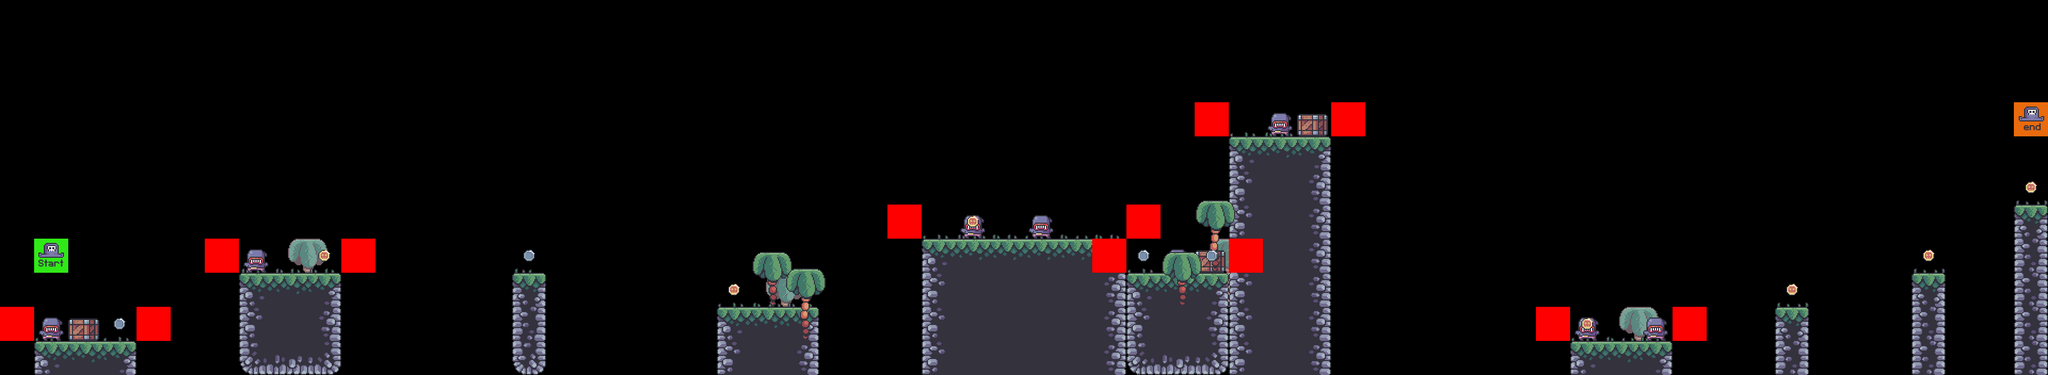

Tiled map render using the project's own tile images. Description and the map definition, with tile-layer contents summarised, below:
An orthogonal 60x11 tile map with 64x64 px tiles, 9 tile layers (bg_palms, terrain, grass, crates, ...), 7 tilesets.

<map version="1.10" tiledversion="1.11.0" orientation="orthogonal" renderorder="right-down" width="60" height="11" tilewidth="64" tileheight="64" infinite="0" nextlayerid="16" nextobjectid="1">
 <tileset firstgid="1" source="../tilesets/terrain_tiles.tsx" />
 <tileset firstgid="17" source="../tilesets/coin_tiles.tsx" />
 <tileset firstgid="19" source="../tilesets/grass_tiles.tsx" />
 <tileset firstgid="24" source="../tilesets/palms.tsx" />
 <tileset firstgid="27" source="../tilesets/crates.tsx" />
 <tileset firstgid="28" source="../tilesets/player_tiles.tsx" />
 <tileset firstgid="30" source="../tilesets/enemy_tiles.tsx" />
 <layer id="5" name="bg_palms" width="60" height="11">
  <data>[660 cells, 4 non-empty, 1 distinct tile ids]</data>
 </layer>
 <layer id="1" name="terrain" width="60" height="11">
  <data>[660 cells, 88 non-empty, 12 distinct tile ids]</data>
 </layer>
 <layer id="3" name="grass" width="60" height="11">
  <data>[660 cells, 28 non-empty, 5 distinct tile ids]</data>
 </layer>
 <layer id="6" name="crates" width="60" height="11">
  <data>[660 cells, 3 non-empty, 1 distinct tile ids]</data>
 </layer>
 <layer id="8" name="enemies" width="60" height="11">
  <data>[660 cells, 8 non-empty, 1 distinct tile ids]</data>
 </layer>
 <layer id="9" name="constraints" width="60" height="11">
  <data>[660 cells, 12 non-empty, 1 distinct tile ids]</data>
 </layer>
 <layer id="4" name="fg_palms" width="60" height="11">
  <data>[660 cells, 4 non-empty, 2 distinct tile ids]</data>
 </layer>
 <layer id="2" name="coins" width="60" height="11">
  <data>[660 cells, 11 non-empty, 2 distinct tile ids]</data>
 </layer>
 <layer id="7" name="player" width="60" height="11">
  <data>[660 cells, 2 non-empty, 2 distinct tile ids]</data>
 </layer>
</map>
